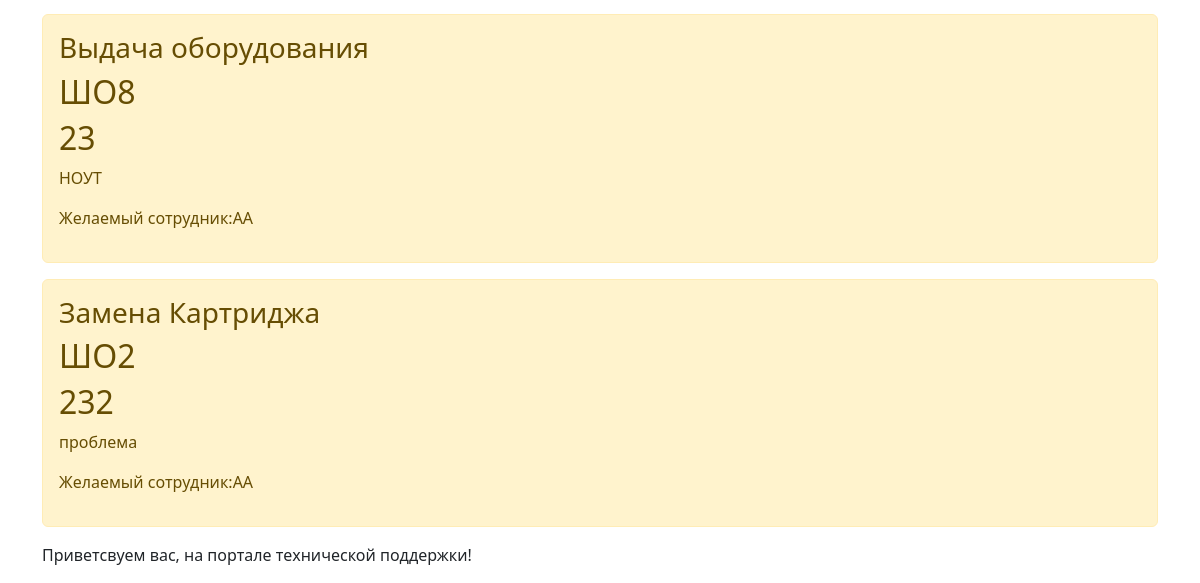
/ (lower part), run on an earlier commit of the app's database.
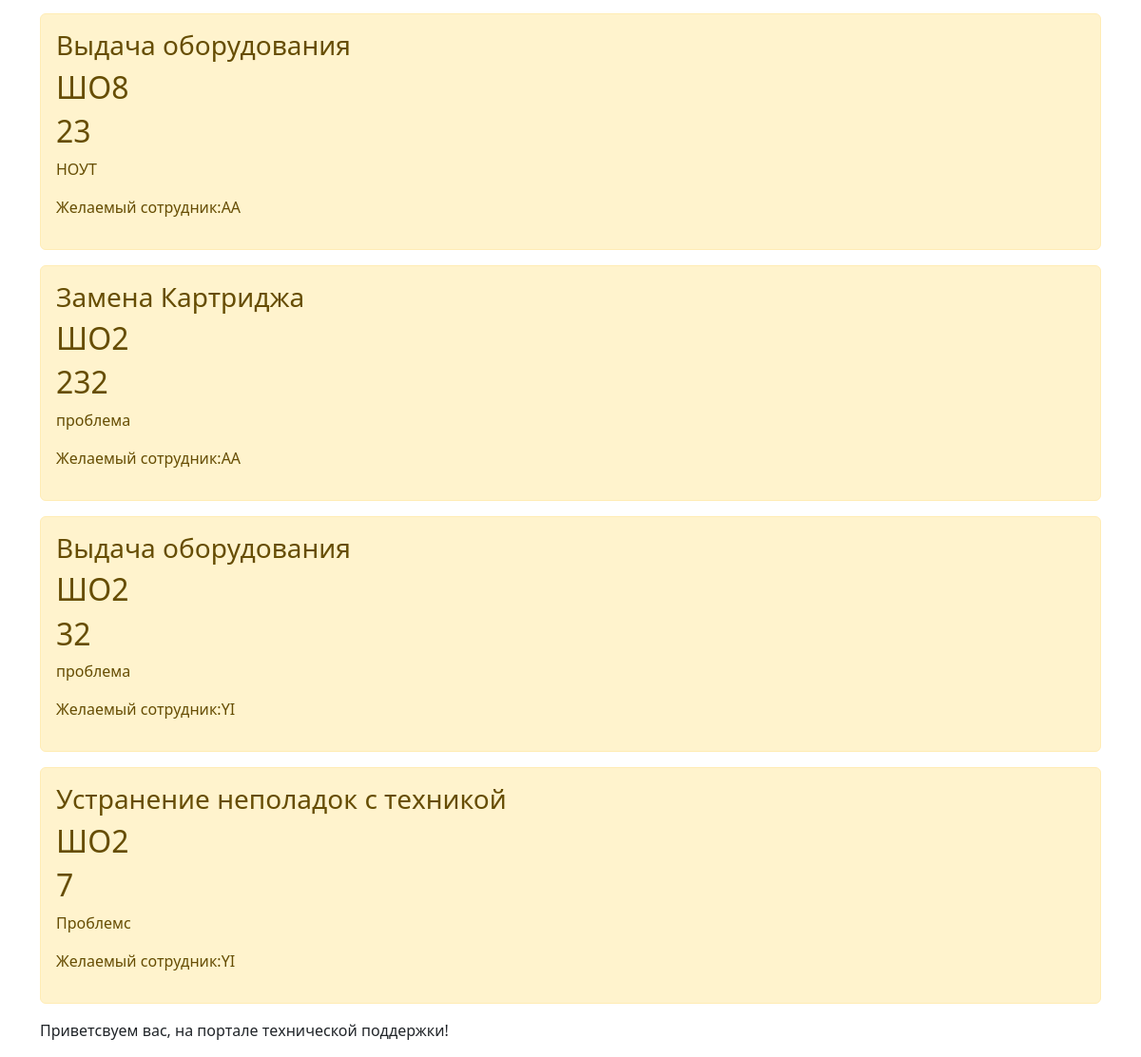
And on a later commit of the database.
### main/models.py (models this page shows, shortened)
class Task(models.Model):
    kat = models.ForeignKey('Kategoria', on_delete=models.PROTECT)
    ADRESS = (
        ('ШО1', 'ШО1'),
        ('ШО2', 'ШО2'),
        ('ШО8', 'ШО8'),
        ('ШО16', 'ШО16'),
    )
    blank_choice = (('', 'Выберите корпус'),)
    adress = models.CharField('Корпус',max_length=4,choices=blank_choice + ADRESS)
    kabinet = models.IntegerField('Введите кабинет')
    task = models.TextField('Описание')
    SOTRUDNIK = (
        ('AA', 'Артем Андреевич'),
        ('YI', 'Ярослав Игоревич'),
        ('SV', 'Сергей Викторович'),
        ('NO', 'Никита Олегович'),
    )
    sotrudnik_choice = (('', 'Выберите сотрудника'),)
    sotrudnik = models.CharField('Сотрудник',max_length=2,choices=sotrudnik_choice + SOTRUDNIK)
    class Meta:
        verbose_name = 'Заявка'
        verbose_name_plural = 'Заявки'

class Kategoria(models.Model):
    kategoria = models.CharField('Категория',max_length=50,choices=settings.KATEGORIA, db_index=True)
    def __str__(self):
        return self.kategoria
    class Meta:
        verbose_name = 'Категория'
        verbose_name_plural = 'Категории'

### main/views.py (the view)
# urls.py: path('', views.index, name='home'),
def index(request):
    tasks = Task.objects.all()
    return render (request, 'main/index.html', {'title': 'Главная страница сайта', 'tasks': tasks})

### main/templates/main/index.html (shortened to what this page needs)
{% extends 'main/base.html' %}
{% block content %}
{% if tasks %}
    {% for element in tasks %}
        <div class="alert alert-warning mt-2">
            <h3>{{ element.kat }}</h3>
            <h2>{{element.adress}}</h2>
            <h2>{{element.kabinet}}</h2>
            <p>{{element.task}}</p>
            <p>Желаемый сотрудник:{{element.sotrudnik}}</p>
        </div>
    {% endfor %}
{% else %}
        <p>У нас нет заявок!</p>
{% endif %}
    <p>Приветсвуем вас, на портале технической поддержки!</p>
{% endblock %}

What changed in the data, as far as the page shows it:
added Task: kat "Выдача оборудования", adress "ШО2", kabinet "32", task "проблема", sotrudnik "YI"
added Task: kat "Устранение неполадок с техникой", adress "ШО2", kabinet "7", task "Проблемс", sotrudnik "YI"
